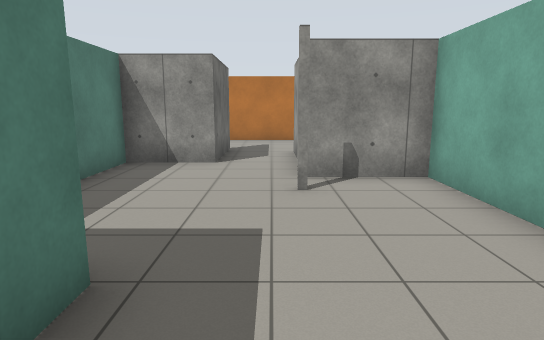
view 1 (above)

16 first-person views from a walk through a world built for the Gazebo simulator. The camera is 1.3 m above the floor, tilts 10° down and sees 75° across. The floor is counted in squares, 1 m on a side. Each view is taken from the middle of a square. On the plan, view 1 faces up. The plan holds only what a view shows up to about 15 squares ahead; the rest is blank. The robots in the file are not drawn. Gazebo's built-in surfaces are drawn with simple patterns.

view 2
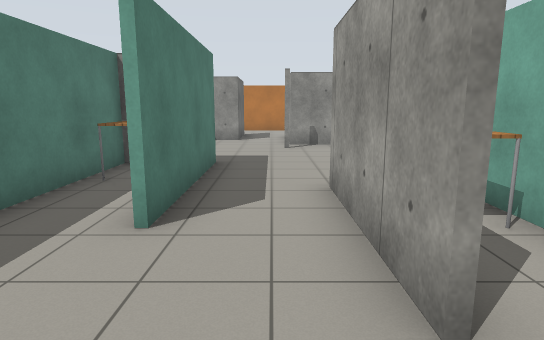

view 3
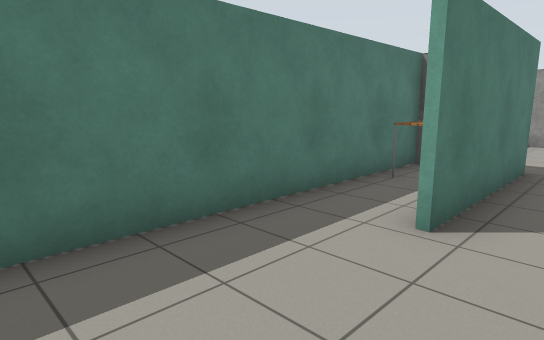

view 4
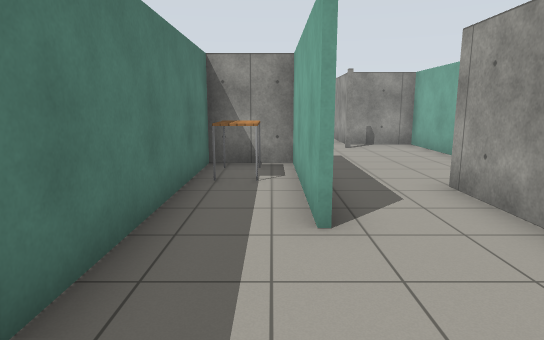

view 5
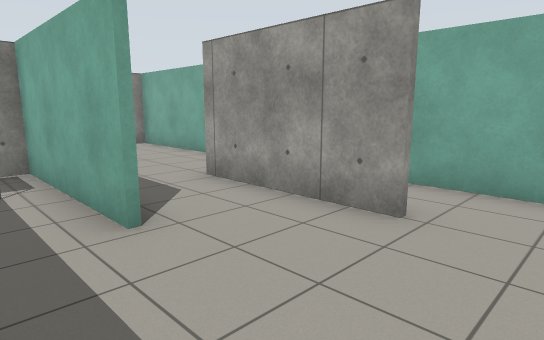

view 6
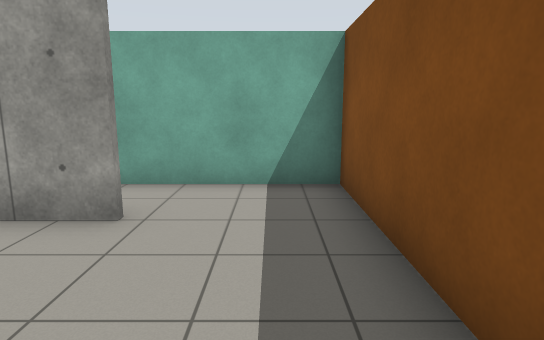

view 7
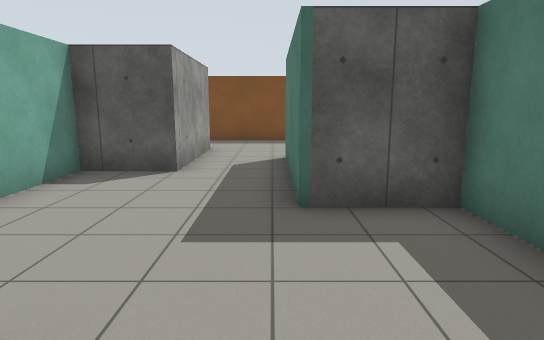

view 8
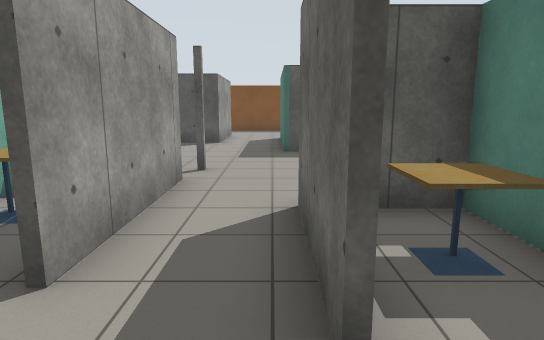

view 9
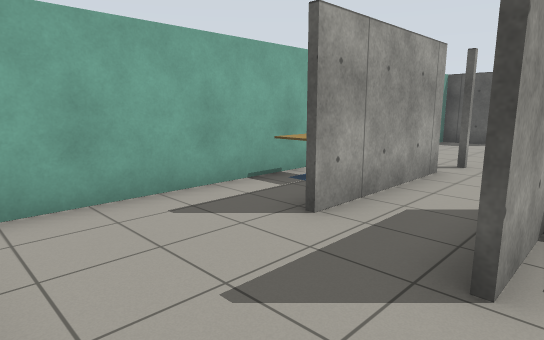

view 10
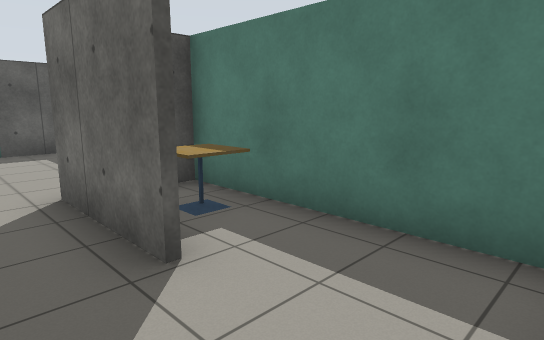

view 11
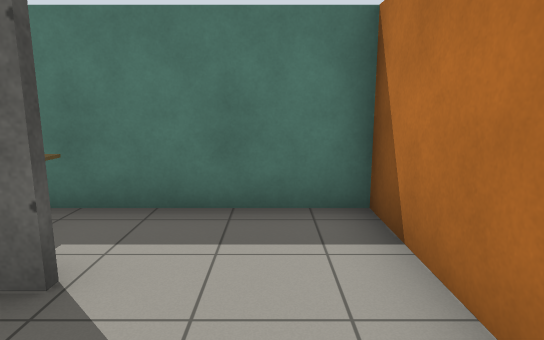

view 12
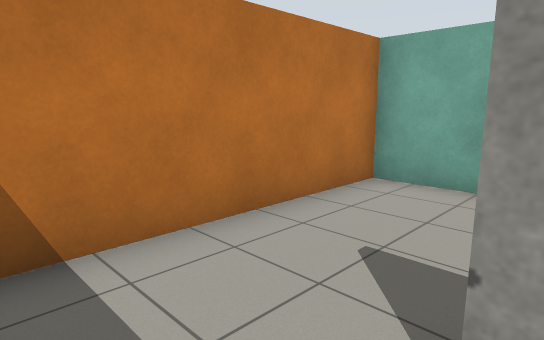

view 13
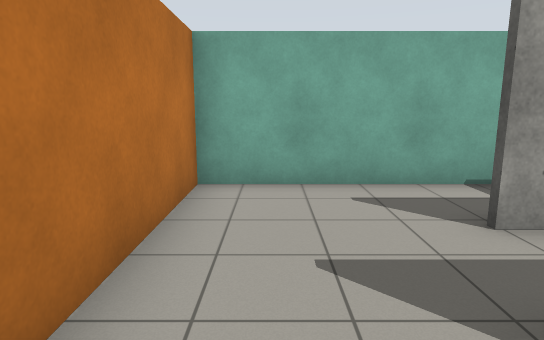

view 14
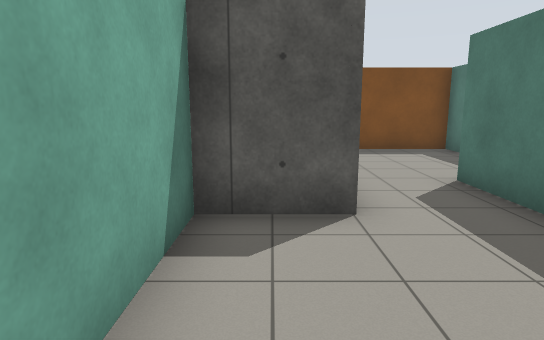

view 15
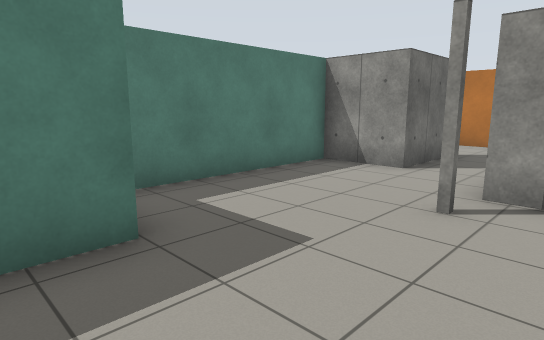

view 16
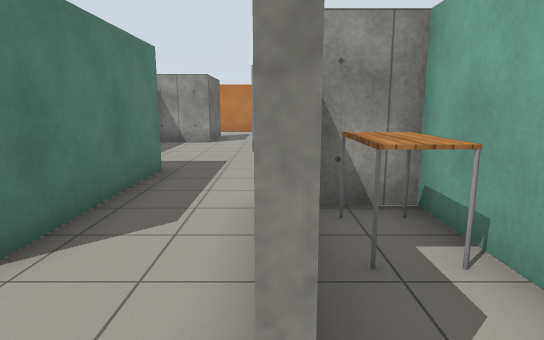

### Floor plan
Points are (right, up) in squares from view 1. A wall is a line through its corners. A room is listed if a view was taken in it or the views show most of it. See-through windows are left out.
Room 1 (views 1, 7, 14, 15)
walls: (-3.5, 2.5) (-1.4, 2.5) (-1.4, -2.4); (-1.4, 8.4) (-3.5, 8.4); (-3.5, 9.1) (-3.5, 2.1); (3, -0.1) (3, 6.6) (0.6, 6.6) (0.6, 8.6); (1, -2.5) (1, -0.2) (3, -0.2)
ways out: opening at (0, -2) to room 2; opening at (0, 9.5) to room 3
Room 2 (views 2, 3, 4, 5, 6)
walls: (-1.5, -2.4) (-1.5, 2.3) (-3.5, 2.3); (1, -4.2) (1, -2.5); (-3.5, 2.1) (-3.5, -7.2) (0.5, -7.2)
ways out: opening at (0, -2) to room 1; opening at (1, -5.5) to room 4
objects: table (-3, 0) to (-3, 1)
Room 3 (views 8, 9, 10, 11, 12, 13)
walls: (-1.4, 11.5) (-1.4, 8.4); (-0.4, 14.3) (-3.5, 14.3) (-3.5, 9.1); (-1.5, 9.6) (-1.5, 11.5); (0.6, 8.6) (0.6, 10.6); (-3.5, 8.5) (-2.4, 8.5); (3, 7.6) (3, 14.3) (0.4, 14.3)
ways out: opening at (0, 9.5) to room 1
objects: cafe table (-3, 10) to (-2, 10); cafe table (2, 8) to (2, 9)
Room 4 (view 16)
walls: (0.5, -7.2) (3, -7.2) (3, -0.1); (3, -0.4) (1.6, -0.4)
ways out: opening at (1, -5.5) to room 2
objects: table (2, -2) to (2, -1)

Positions as (right, up) in squares from view 1, and headings:
1: (0, 0), facing up
2: (0, -6), facing up
3: (0, -6), facing up-left
4: (-2, -6), facing up
5: (-3, -6), facing up-right
6: (-3, -6), facing right
7: (-1, 7), facing down
8: (-1, 13), facing down
9: (-2, 14), facing down-right
10: (0, 14), facing down-left
11: (1, 13), facing left
12: (-3, 11), facing up-right
13: (-3, 13), facing right
14: (2, 4), facing down
15: (2, 1), facing up-left
16: (1, -5), facing up
